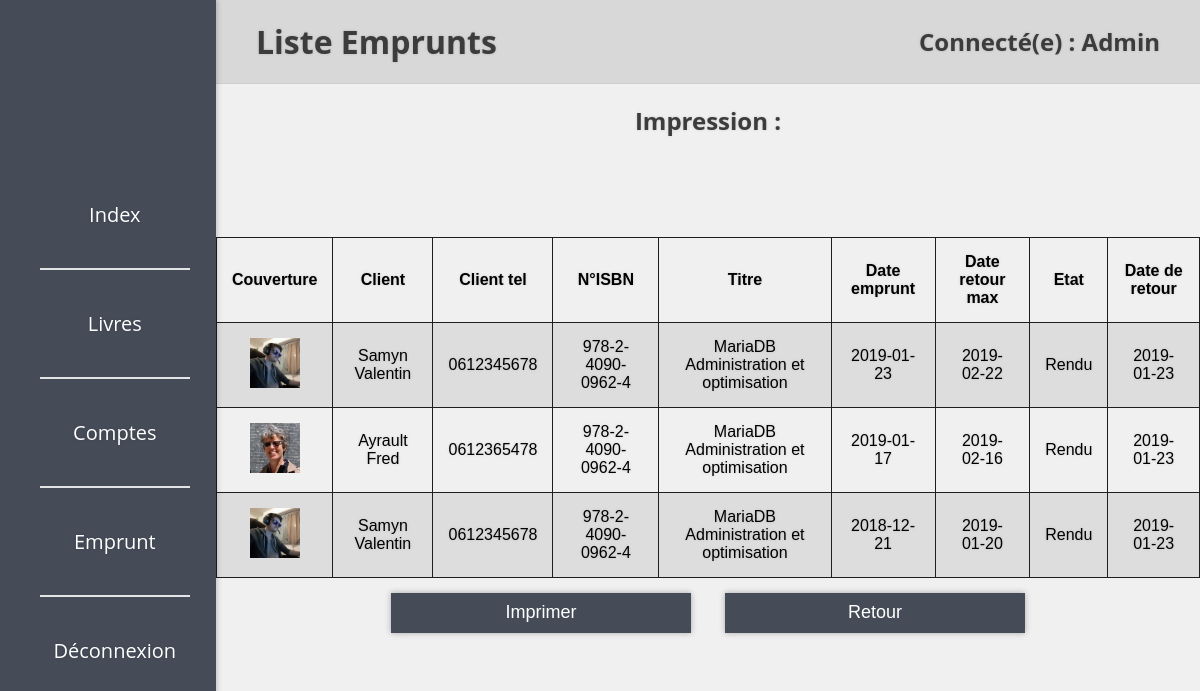
Screenshot of /newBackOffice/impEmprunt.php (signed in) with the database file from the repository.
### tables this page shows
CREATE TABLE IF NOT EXISTS `emprunter` (
  `LIV_ISBN` char(20) NOT NULL,
  `CLIENT_ID` int(11) NOT NULL,
  `EMP_ID` int(11) NOT NULL AUTO_INCREMENT,
  `EMP_DATE` date NOT NULL,
  `EMP_ETAT` tinyint(1) NOT NULL,
  `EMP_DATE_R_MAX` date NOT NULL,
  `EMP_DATE_R_REEL` date DEFAULT NULL,
  PRIMARY KEY (`EMP_ID`),
  KEY `FK_EMP_CLI` (`CLIENT_ID`),
  KEY `FK_EMP_ISBN` (`LIV_ISBN`)
);

CREATE TABLE IF NOT EXISTS `client` (
  `CLIENT_ID` int(11) NOT NULL AUTO_INCREMENT,
  `CLIENT_NOM` varchar(25) NOT NULL,
  `CLIENT_PRENOM` varchar(30) NOT NULL,
  `CLIENT_TEL` varchar(10) NOT NULL,
  `CLIENT_ADR` varchar(50) NOT NULL,
  `CLIENT_VILLE` varchar(20) NOT NULL,
  `CLIENT_CP` int(11) NOT NULL,
  `CLIENT_MAIL` varchar(50) NOT NULL,
  `CLIENT_MDP` varchar(32) NOT NULL,
  `CLIENT_PHOTO` varchar(50) DEFAULT NULL,
  PRIMARY KEY (`CLIENT_ID`)
);

CREATE TABLE IF NOT EXISTS `livre` (
  `LIV_ISBN` char(20) NOT NULL,
  `COL_NUM` int(11) DEFAULT NULL,
  `EDIT_NUM` int(11) NOT NULL,
  `LIV_TITRE` char(100) NOT NULL,
  `LIV_DATE` char(20) DEFAULT NULL,
  `LIV_IMG` varchar(50) DEFAULT NULL,
  `LIV_RESUME` varchar(1000) DEFAULT NULL,
  `LIV_ETAT` varchar(1000) DEFAULT NULL,
  PRIMARY KEY (`LIV_ISBN`),
  KEY `APPARTIENT_FK` (`COL_NUM`),
  KEY `EDITER_FK` (`EDIT_NUM`)
);

### newBackOffice/impEmprunt.php (the view, shortened to what this page needs)
<!DOCTYPE html>
<html>
    <?php
    require_once 'getHead.php';
    setHead();
    ?>
    <body onload="verif();">
        <?php
        require 'getNav.php';
        setNav();
        if (isset($_SESSION['LOGID'])) {
            require '../sqlconnect.php';
            ?>
            <div id="current_page">
                <h1>Liste Emprunts</h1><h2>Connecté(e) : <?php echo $_SESSION['LOGID'];?></h2>
            </div>
            <div id="main_content">
                <h2>Impression : </h2>
                <?php
                $sql = "SELECT * FROM client, emprunter, livre WHERE client.CLIENT_ID = emprunter.CLIENT_ID and emprunter.LIV_ISBN = livre.LIV_ISBN ORDER BY EMP_DATE DESC";
                $table = $connection->query($sql);
                $count = $table->rowCount();
                if ($count > 0) {
                    ?>
                    <div id="divImpr">
                        <table>
                            <tr>
                                <th>Couverture</th>
                                <th>Client</th>
                                <th>Client tel</th>
                                <th>N°ISBN</th>
                                <th>Titre</th>
                                <th>Date emprunt</th>
                                <th>Date retour max</th>
                                <th>Etat</th>
                                <th>Date de retour</th>
                            </tr>
                            <?php
                            while ($ligne = $table->fetch()) {
                                $CLIENT_IMG=$ligne['CLIENT_PHOTO'];
                                $LIV_ISBN = $ligne["LIV_ISBN"];
                                $CLIENT_NOM = $ligne["CLIENT_NOM"];
                                $CLIENT_PRENOM = $ligne["CLIENT_PRENOM"];
                                $LIV_TITRE = $ligne["LIV_TITRE"];
                                $CLIENT_TEL = $ligne["CLIENT_TEL"];
                                $EMP_DATE = $ligne["EMP_DATE"];
                                $EMP_DATE_R_MAX = $ligne["EMP_DATE_R_MAX"];
                                $EMP_DATE_R_REEL = $ligne["EMP_DATE_R_REEL"];
                                if ($ligne["EMP_ETAT"] == 1) {
                                    $EMP_ETAT = "Rendu";
                                } elseif ($ligne["EMP_ETAT"] == 0) {
                                    $EMP_ETAT = 'Non rendu';
                                }
                                ?>
                                <tr>
                                    <td><a href="../images/client/cli_<?php echo $CLIENT_IMG?>.jpg"><img src="../images/client/cli_<?php echo $CLIENT_IMG?>.jpg" width="50px" height="50px"/></a></td>
                                    <td><?php echo $CLIENT_NOM . " " . $CLIENT_PRENOM; ?></td>
                                    <td><?php echo $CLIENT_TEL; ?></td>
                                    <td><?php echo $LIV_ISBN; ?></td>
                                    <td><?php echo $LIV_TITRE; ?></td>
                                    <td><?php echo $EMP_DATE; ?></td>
                                    <td><?php echo $EMP_DATE_R_MAX; ?></td>
                                    <td><?php echo $EMP_ETAT; ?></td>
                                    <td><?php echo $EMP_DATE_R_REEL; ?></td>
                                </tr>
                                <?php
                            }
                            ?>
                        </table>
                    </div>
                    <?php
                }
                ?>
                <button name="b_print" type="button" onclick="printdiv('divImpr');">Imprimer</button>
                <button name="b_print" type="button" onclick="location.href = 'index.php';">Retour</button>
                <?php
            } else {
                header('Location: login.php');
            }
            ?>
    </body>
</html>

### newBackOffice/getHead.php (shortened to what this page needs)
 <?php
function setHead(){
?>
<head>
    <link rel="stylesheet" type="text/css" href="style.css">
</head>
<?php
}
?>

### newBackOffice/getNav.php (shortened to what this page needs)
<?php
function setNav() {
    ?>
    <nav>
        <ul id="menu">
            <li><a href="../newBackOffice/index.php">Index</a></li>
            <li id="livresOC">Livres</li>
            <li id="loginOC">Comptes</li>
            <li><a href="../newBackOffice/emprunt.php">Emprunt</a></li>
            <li><a href="../newBackOffice/deconnexion.php">Déconnexion</a></li>
        </ul>
    </nav>
    <?php
}
?>

### newBackOffice/style.css (style rules this page uses)
body { width:100%; height:100%; margin: 0; padding: 0; font-family: 'Open Sans', sans-serif; text-shadow: 0px 0px 3px rgba(0,0,0,0.15); }
nav { background-color: rgb(69,76,88); width: 18%; height:108vh; text-align: center; margin: 0; padding:0; display: flex; display: -webkit-box; display: -moz-box; display: -ms-flexbox; display: -webkit-flex; display: flex; position: relative; align-items: center; justify-content: center; box-shadow: 0px 0px 6px rgba(0,0,0,0.3); float: left; }
nav ul { list-style: none; flex-grow: 1; flex-shrink: 1; }
nav ul li { border-bottom: 2px solid rgba(255,255,255,0.85); display: block; color: white; padding-top: 40px; padding-bottom: 40px; font-size: 24px; width: 85%; transition: all 200ms ease; }
nav ul li:last-child { border: none; }
a { text-decoration: none; color: white; }
#current_page { width: 82%; padding-top: 20px; padding-bottom: 20px; float: right; display : inline; background: rgb(216,216,216); border-bottom: 1px solid rgba(0,0,0,0.05); box-shadow: 0px 0px 15px rgba(0,0,0,0.2); }
#current_page h1 { color: rgb(60,60,60); float : left; padding: 0; margin: 0; margin-left: 40px; }
#current_page h2 { color: rgb(60,60,60); float : right; padding: 0; margin: 0.5% 40px 0 0; }
#main_content { text-align : center; float: right; height: 100vh; width:82%; background: rgb(240,240,240); overflow: auto; }
#main_content * { text-align: center; }
#main_content h2 { color: rgb(60,60,60); }
input[type="button"],input[type="submit"],button { width: 300px; height: 40px; margin-top: 15px; margin-left: 15px; margin-right: 15px; background: rgb(69,76,88); color: white; font-size:18px; box-shadow: 0px 0px 6px rgba(0,0,0,0.3); border: none; transition: all 300ms ease; }
table { border: 1px solid rgb(30,30,30); border-collapse: collapse; margin-top: 100px; margin-left: auto; margin-right: auto; font-family: arial, sans-serif; }
td,th { border: 1px solid rgb(30,30,30); padding: 15px; }
@media screen and (max-width: 1200px) { nav ul li { font-size: 20px; } }
tr:nth-child(even) { background-color: #dddddd; }

### rows the page displays
emprunter: CLIENT_ID.CLIENT_PHOTO (picture), CLIENT_ID.CLIENT_NOM "Samyn", CLIENT_ID.CLIENT_PRENOM "Valentin", CLIENT_ID.CLIENT_TEL "0612345678", LIV_ISBN.LIV_ISBN "978-2-4090-0962-4", LIV_ISBN.LIV_TITRE "MariaDB Administration et optimisation", EMP_DATE "2019-01-23", EMP_DATE_R_MAX "2019-02-22", EMP_ETAT "Rendu", EMP_DATE_R_REEL "2019-01-23"
emprunter: CLIENT_ID.CLIENT_PHOTO (picture), CLIENT_ID.CLIENT_NOM "Ayrault", CLIENT_ID.CLIENT_PRENOM "Fred", CLIENT_ID.CLIENT_TEL "0612365478", LIV_ISBN.LIV_ISBN "978-2-4090-0962-4", LIV_ISBN.LIV_TITRE "MariaDB Administration et optimisation", EMP_DATE "2019-01-17", EMP_DATE_R_MAX "2019-02-16", EMP_ETAT "Rendu", EMP_DATE_R_REEL "2019-01-23"
emprunter: CLIENT_ID.CLIENT_PHOTO (picture), CLIENT_ID.CLIENT_NOM "Samyn", CLIENT_ID.CLIENT_PRENOM "Valentin", CLIENT_ID.CLIENT_TEL "0612345678", LIV_ISBN.LIV_ISBN "978-2-4090-0962-4", LIV_ISBN.LIV_TITRE "MariaDB Administration et optimisation", EMP_DATE "2018-12-21", EMP_DATE_R_MAX "2019-01-20", EMP_ETAT "Rendu", EMP_DATE_R_REEL "2019-01-23"

### other values shown
$_SESSION['LOGID'] "Admin"
